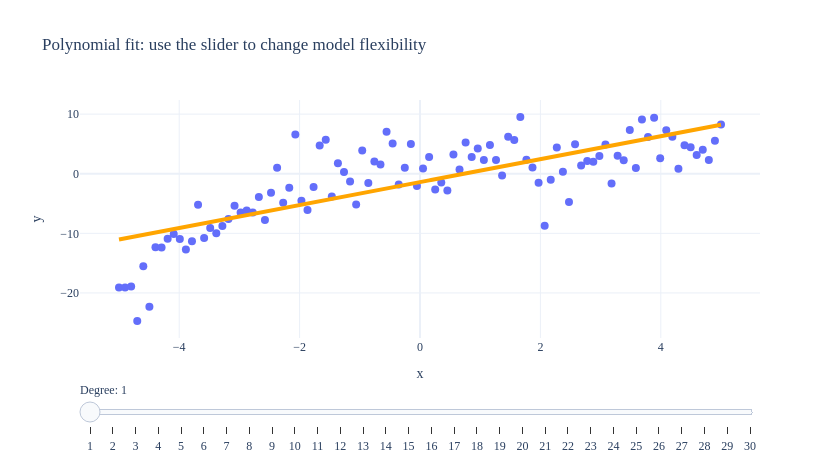

This figure's notebook cell:
### Markdown cell above
### Polynomial fits on sample

- Before introducing a train/test split, let's treat the entire sample as training data. 
- Drag the slider to see how the fitted polynomial changes as the degree ranges from 1 to 30.

- A more flexible model can fit the training data more closely, but that does not automatically mean it will predict new data well.

### Code cell
degree_grid = np.arange(1, 31)
xs = pd.DataFrame({'x': np.linspace(sample_1['x'].min(), sample_1['x'].max(), 300)})

fig = px.scatter(sample_1, x='x', y='y', title='Polynomial fit: use the slider to change model flexibility')

for degree in degree_grid:
    model = make_pipeline(StandardScaler(), PolynomialFeatures(degree, include_bias=False), LinearRegression())
    model.fit(sample_1[['x']], sample_1['y'])
    fitted = model.predict(xs)
    fig.add_scatter(
        x=xs['x'],
        y=fitted,
        mode='lines',
        name=f'Degree {degree}',
        line={'color': 'orange', 'width': 4},
        visible=(degree == 1),
    )

steps = []
for i, degree in enumerate(degree_grid):
    visible = [True] + [False] * len(degree_grid)
    visible[i + 1] = True
    steps.append({
        'method': 'update',
        'label': str(degree),
        'args': [
            {'visible': visible},
            {'title': f'Polynomial fit: degree {degree}'},
        ],
    })

fig.update_layout(
    showlegend=False,
    sliders=[{
        'active': 0,
        'currentvalue': {'prefix': 'Degree: '},
        'pad': {'t': 40},
        'steps': steps,
    }],
)
fig

### Figure 1 — Plotly figure (JSON) as saved in the notebook; plotly's stock layout.template omitted (floating-point values rounded to 4 significant figures; data arrays with more than 128 entries replaced by an {"elided": "..."} marker saying what was removed)
{"data": [{"hovertemplate": "x=%{x}<br>y=%{y}<extra></extra>", "legendgroup": "", "marker": {"color": "#636efa", "symbol": "circle"}, "mode": "markers", "name": "", "orientation": "v", "showlegend": false, "type": "scatter", "x": [-5.0, -4.899, -4.798, -4.697, -4.596, -4.495, -4.394, -4.293, -4.192, -4.091, -3.99, -3.889, -3.788, -3.687, -3.586, -3.485, -3.384, -3.283, -3.182, -3.081, -2.98, -2.879, -2.778, -2.677, -2.576, -2.475, -2.374, -2.273, -2.172, -2.071, -1.97, -1.869, -1.768, -1.667, -1.566, -1.465, -1.364, -1.263, -1.162, -1.061, -0.9596, -0.8586, -0.7576, -0.6566, -0.5556, -0.4545, -0.3535, -0.2525, -0.1515, -0.05051, 0.05051, 0.1515, 0.2525, 0.3535, 0.4545, 0.5556, 0.6566, 0.7576, 0.8586, 0.9596, 1.061, 1.162, 1.263, 1.364, 1.465, 1.566, 1.667, 1.768, 1.869, 1.97, 2.071, 2.172, 2.273, 2.374, 2.475, 2.576, 2.677, 2.778, 2.879, 2.98, 3.081, 3.182, 3.283, 3.384, 3.485, 3.586, 3.687, 3.788, 3.889, 3.99, 4.091, 4.192, 4.293, 4.394, 4.495, 4.596, 4.697, 4.798, 4.899, 5.0], "xaxis": "x", "y": [-19.09, -19.07, -18.91, -24.73, -15.54, -22.31, -12.33, -12.4, -10.91, -10.12, -10.95, -12.71, -11.32, -5.192, -10.8, -9.108, -9.988, -8.78, -7.586, -5.356, -6.49, -6.176, -6.488, -3.915, -7.782, -3.179, 0.989, -4.866, -2.344, 6.584, -4.523, -6.103, -2.23, 4.745, 5.688, -3.822, 1.766, 0.2845, -1.292, -5.175, 3.913, -1.577, 2.055, 1.547, 7.044, 5.085, -1.796, 0.9872, 4.981, -2.04, 0.8627, 2.796, -2.666, -1.464, -2.813, 3.211, 0.7125, 5.226, 2.821, 4.232, 2.299, 4.838, 2.303, -0.3037, 6.221, 5.642, 9.532, 2.336, 1.055, -1.512, -8.712, -1.019, 4.41, 0.3403, -4.736, 4.93, 1.393, 2.153, 2.017, 2.989, 4.905, -1.624, 3.003, 2.273, 7.333, 0.951, 9.113, 6.18, 9.397, 2.588, 7.31, 6.185, 0.8203, 4.762, 4.432, 3.152, 4.021, 2.298, 5.524, 8.252], "yaxis": "y"}, {"line": {"color": "orange", "width": 4}, "mode": "lines", "name": "Degree 1", "type": "scatter", "visible": true, "x": {"elided": "300 float values"}, "y": {"elided": "300 float values"}}, {"line": {"color": "orange", "width": 4}, "mode": "lines", "name": "Degree 2", "type": "scatter", "visible": false, "x": {"elided": "300 float values"}, "y": {"elided": "300 float values"}}, {"line": {"color": "orange", "width": 4}, "mode": "lines", "name": "Degree 3", "type": "scatter", "visible": false, "x": {"elided": "300 float values"}, "y": {"elided": "300 float values"}}, {"line": {"color": "orange", "width": 4}, "mode": "lines", "name": "Degree 4", "type": "scatter", "visible": false, "x": {"elided": "300 float values"}, "y": {"elided": "300 float values"}}, {"line": {"color": "orange", "width": 4}, "mode": "lines", "name": "Degree 5", "type": "scatter", "visible": false, "x": {"elided": "300 float values"}, "y": {"elided": "300 float values"}}, {"line": {"color": "orange", "width": 4}, "mode": "lines", "name": "Degree 6", "type": "scatter", "visible": false, "x": {"elided": "300 float values"}, "y": {"elided": "300 float values"}}, {"line": {"color": "orange", "width": 4}, "mode": "lines", "name": "Degree 7", "type": "scatter", "visible": false, "x": {"elided": "300 float values"}, "y": {"elided": "300 float values"}}, {"line": {"color": "orange", "width": 4}, "mode": "lines", "name": "Degree 8", "type": "scatter", "visible": false, "x": {"elided": "300 float values"}, "y": {"elided": "300 float values"}}, {"line": {"color": "orange", "width": 4}, "mode": "lines", "name": "Degree 9", "type": "scatter", "visible": false, "x": {"elided": "300 float values"}, "y": {"elided": "300 float values"}}, {"line": {"color": "orange", "width": 4}, "mode": "lines", "name": "Degree 10", "type": "scatter", "visible": false, "x": {"elided": "300 float values"}, "y": {"elided": "300 float values"}}, {"line": {"color": "orange", "width": 4}, "mode": "lines", "name": "Degree 11", "type": "scatter", "visible": false, "x": {"elided": "300 float values"}, "y": {"elided": "300 float values"}}, {"line": {"color": "orange", "width": 4}, "mode": "lines", "name": "Degree 12", "type": "scatter", "visible": false, "x": {"elided": "300 float values"}, "y": {"elided": "300 float values"}}, {"line": {"color": "orange", "width": 4}, "mode": "lines", "name": "Degree 13", "type": "scatter", "visible": false, "x": {"elided": "300 float values"}, "y": {"elided": "300 float values"}}, {"line": {"color": "orange", "width": 4}, "mode": "lines", "name": "Degree 14", "type": "scatter", "visible": false, "x": {"elided": "300 float values"}, "y": {"elided": "300 float values"}}, {"line": {"color": "orange", "width": 4}, "mode": "lines", "name": "Degree 15", "type": "scatter", "visible": false, "x": {"elided": "300 float values"}, "y": {"elided": "300 float values"}}, {"line": {"color": "orange", "width": 4}, "mode": "lines", "name": "Degree 16", "type": "scatter", "visible": false, "x": {"elided": "300 float values"}, "y": {"elided": "300 float values"}}, {"line": {"color": "orange", "width": 4}, "mode": "lines", "name": "Degree 17", "type": "scatter", "visible": false, "x": {"elided": "300 float values"}, "y": {"elided": "300 float values"}}, {"line": {"color": "orange", "width": 4}, "mode": "lines", "name": "Degree 18", "type": "scatter", "visible": false, "x": {"elided": "300 float values"}, "y": {"elided": "300 float values"}}, {"line": {"color": "orange", "width": 4}, "mode": "lines", "name": "Degree 19", "type": "scatter", "visible": false, "x": {"elided": "300 float values"}, "y": {"elided": "300 float values"}}, {"line": {"color": "orange", "width": 4}, "mode": "lines", "name": "Degree 20", "type": "scatter", "visible": false, "x": {"elided": "300 float values"}, "y": {"elided": "300 float values"}}, {"line": {"color": "orange", "width": 4}, "mode": "lines", "name": "Degree 21", "type": "scatter", "visible": false, "x": {"elided": "300 float values"}, "y": {"elided": "300 float values"}}, {"line": {"color": "orange", "width": 4}, "mode": "lines", "name": "Degree 22", "type": "scatter", "visible": false, "x": {"elided": "300 float values"}, "y": {"elided": "300 float values"}}, {"line": {"color": "orange", "width": 4}, "mode": "lines", "name": "Degree 23", "type": "scatter", "visible": false, "x": {"elided": "300 float values"}, "y": {"elided": "300 float values"}}, {"line": {"color": "orange", "width": 4}, "mode": "lines", "name": "Degree 24", "type": "scatter", "visible": false, "x": {"elided": "300 float values"}, "y": {"elided": "300 float values"}}, {"line": {"color": "orange", "width": 4}, "mode": "lines", "name": "Degree 25", "type": "scatter", "visible": false, "x": {"elided": "300 float values"}, "y": {"elided": "300 float values"}}, {"line": {"color": "orange", "width": 4}, "mode": "lines", "name": "Degree 26", "type": "scatter", "visible": false, "x": {"elided": "300 float values"}, "y": {"elided": "300 float values"}}, {"line": {"color": "orange", "width": 4}, "mode": "lines", "name": "Degree 27", "type": "scatter", "visible": false, "x": {"elided": "300 float values"}, "y": {"elided": "300 float values"}}, {"line": {"color": "orange", "width": 4}, "mode": "lines", "name": "Degree 28", "type": "scatter", "visible": false, "x": {"elided": "300 float values"}, "y": {"elided": "300 float values"}}, {"line": {"color": "orange", "width": 4}, "mode": "lines", "name": "Degree 29", "type": "scatter", "visible": false, "x": {"elided": "300 float values"}, "y": {"elided": "300 float values"}}, {"line": {"color": "orange", "width": 4}, "mode": "lines", "name": "Degree 30", "type": "scatter", "visible": false, "x": {"elided": "300 float values"}, "y": {"elided": "300 float values"}}], "layout": {"height": 460, "legend": {"tracegroupgap": 0}, "showlegend": false, "sliders": [{"active": 0, "currentvalue": {"prefix": "Degree: "}, "pad": {"t": 40}, "steps": [{"args": [{"visible": [true, true, false, false, false, false, false, false, false, false, false, false, false, false, false, false, false, false, false, false, false, false, false, false, false, false, false, false, false, false, false]}, {"title": "Polynomial fit: degree 1"}], "label": "1", "method": "update"}, {"args": [{"visible": [true, false, true, false, false, false, false, false, false, false, false, false, false, false, false, false, false, false, false, false, false, false, false, false, false, false, false, false, false, false, false]}, {"title": "Polynomial fit: degree 2"}], "label": "2", "method": "update"}, {"args": [{"visible": [true, false, false, true, false, false, false, false, false, false, false, false, false, false, false, false, false, false, false, false, false, false, false, false, false, false, false, false, false, false, false]}, {"title": "Polynomial fit: degree 3"}], "label": "3", "method": "update"}, {"args": [{"visible": [true, false, false, false, true, false, false, false, false, false, false, false, false, false, false, false, false, false, false, false, false, false, false, false, false, false, false, false, false, false, false]}, {"title": "Polynomial fit: degree 4"}], "label": "4", "method": "update"}, {"args": [{"visible": [true, false, false, false, false, true, false, false, false, false, false, false, false, false, false, false, false, false, false, false, false, false, false, false, false, false, false, false, false, false, false]}, {"title": "Polynomial fit: degree 5"}], "label": "5", "method": "update"}, {"args": [{"visible": [true, false, false, false, false, false, true, false, false, false, false, false, false, false, false, false, false, false, false, false, false, false, false, false, false, false, false, false, false, false, false]}, {"title": "Polynomial fit: degree 6"}], "label": "6", "method": "update"}, {"args": [{"visible": [true, false, false, false, false, false, false, true, false, false, false, false, false, false, false, false, false, false, false, false, false, false, false, false, false, false, false, false, false, false, false]}, {"title": "Polynomial fit: degree 7"}], "label": "7", "method": "update"}, {"args": [{"visible": [true, false, false, false, false, false, false, false, true, false, false, false, false, false, false, false, false, false, false, false, false, false, false, false, false, false, false, false, false, false, false]}, {"title": "Polynomial fit: degree 8"}], "label": "8", "method": "update"}, {"args": [{"visible": [true, false, false, false, false, false, false, false, false, true, false, false, false, false, false, false, false, false, false, false, false, false, false, false, false, false, false, false, false, false, false]}, {"title": "Polynomial fit: degree 9"}], "label": "9", "method": "update"}, {"args": [{"visible": [true, false, false, false, false, false, false, false, false, false, true, false, false, false, false, false, false, false, false, false, false, false, false, false, false, false, false, false, false, false, false]}, {"title": "Polynomial fit: degree 10"}], "label": "10", "method": "update"}, {"args": [{"visible": [true, false, false, false, false, false, false, false, false, false, false, true, false, false, false, false, false, false, false, false, false, false, false, false, false, false, false, false, false, false, false]}, {"title": "Polynomial fit: degree 11"}], "label": "11", "method": "update"}, {"args": [{"visible": [true, false, false, false, false, false, false, false, false, false, false, false, true, false, false, false, false, false, false, false, false, false, false, false, false, false, false, false, false, false, false]}, {"title": "Polynomial fit: degree 12"}], "label": "12", "method": "update"}, {"args": [{"visible": [true, false, false, false, false, false, false, false, false, false, false, false, false, true, false, false, false, false, false, false, false, false, false, false, false, false, false, false, false, false, false]}, {"title": "Polynomial fit: degree 13"}], "label": "13", "method": "update"}, {"args": [{"visible": [true, false, false, false, false, false, false, false, false, false, false, false, false, false, true, false, false, false, false, false, false, false, false, false, false, false, false, false, false, false, false]}, {"title": "Polynomial fit: degree 14"}], "label": "14", "method": "update"}, {"args": [{"visible": [true, false, false, false, false, false, false, false, false, false, false, false, false, false, false, true, false, false, false, false, false, false, false, false, false, false, false, false, false, false, false]}, {"title": "Polynomial fit: degree 15"}], "label": "15", "method": "update"}, {"args": [{"visible": [true, false, false, false, false, false, false, false, false, false, false, false, false, false, false, false, true, false, false, false, false, false, false, false, false, false, false, false, false, false, false]}, {"title": "Polynomial fit: degree 16"}], "label": "16", "method": "update"}, {"args": [{"visible": [true, false, false, false, false, false, false, false, false, false, false, false, false, false, false, false, false, true, false, false, false, false, false, false, false, false, false, false, false, false, false]}, {"title": "Polynomial fit: degree 17"}], "label": "17", "method": "update"}, {"args": [{"visible": [true, false, false, false, false, false, false, false, false, false, false, false, false, false, false, false, false, false, true, false, false, false, false, false, false, false, false, false, false, false, false]}, {"title": "Polynomial fit: degree 18"}], "label": "18", "method": "update"}, {"args": [{"visible": [true, false, false, false, false, false, false, false, false, false, false, false, false, false, false, false, false, false, false, true, false, false, false, false, false, false, false, false, false, false, false]}, {"title": "Polynomial fit: degree 19"}], "label": "19", "method": "update"}, {"args": [{"visible": [true, false, false, false, false, false, false, false, false, false, false, false, false, false, false, false, false, false, false, false, true, false, false, false, false, false, false, false, false, false, false]}, {"title": "Polynomial fit: degree 20"}], "label": "20", "method": "update"}, {"args": [{"visible": [true, false, false, false, false, false, false, false, false, false, false, false, false, false, false, false, false, false, false, false, false, true, false, false, false, false, false, false, false, false, false]}, {"title": "Polynomial fit: degree 21"}], "label": "21", "method": "update"}, {"args": [{"visible": [true, false, false, false, false, false, false, false, false, false, false, false, false, false, false, false, false, false, false, false, false, false, true, false, false, false, false, false, false, false, false]}, {"title": "Polynomial fit: degree 22"}], "label": "22", "method": "update"}, {"args": [{"visible": [true, false, false, false, false, false, false, false, false, false, false, false, false, false, false, false, false, false, false, false, false, false, false, true, false, false, false, false, false, false, false]}, {"title": "Polynomial fit: degree 23"}], "label": "23", "method": "update"}, {"args": [{"visible": [true, false, false, false, false, false, false, false, false, false, false, false, false, false, false, false, false, false, false, false, false, false, false, false, true, false, false, false, false, false, false]}, {"title": "Polynomial fit: degree 24"}], "label": "24", "method": "update"}, {"args": [{"visible": [true, false, false, false, false, false, false, false, false, false, false, false, false, false, false, false, false, false, false, false, false, false, false, false, false, true, false, false, false, false, false]}, {"title": "Polynomial fit: degree 25"}], "label": "25", "method": "update"}, {"args": [{"visible": [true, false, false, false, false, false, false, false, false, false, false, false, false, false, false, false, false, false, false, false, false, false, false, false, false, false, true, false, false, false, false]}, {"title": "Polynomial fit: degree 26"}], "label": "26", "method": "update"}, {"args": [{"visible": [true, false, false, false, false, false, false, false, false, false, false, false, false, false, false, false, false, false, false, false, false, false, false, false, false, false, false, true, false, false, false]}, {"title": "Polynomial fit: degree 27"}], "label": "27", "method": "update"}, {"args": [{"visible": [true, false, false, false, false, false, false, false, false, false, false, false, false, false, false, false, false, false, false, false, false, false, false, false, false, false, false, false, true, false, false]}, {"title": "Polynomial fit: degree 28"}], "label": "28", "method": "update"}, {"args": [{"visible": [true, false, false, false, false, false, false, false, false, false, false, false, false, false, false, false, false, false, false, false, false, false, false, false, false, false, false, false, false, true, false]}, {"title": "Polynomial fit: degree 29"}], "label": "29", "method": "update"}, {"args": [{"visible": [true, false, false, false, false, false, false, false, false, false, false, false, false, false, false, false, false, false, false, false, false, false, false, false, false, false, false, false, false, false, true]}, {"title": "Polynomial fit: degree 30"}], "label": "30", "method": "update"}]}], "title": {"text": "Polynomial fit: use the slider to change model flexibility"}, "width": 840, "xaxis": {"anchor": "y", "domain": [0, 1], "title": {"text": "x"}}, "yaxis": {"anchor": "x", "domain": [0, 1], "title": {"text": "y"}}}}
